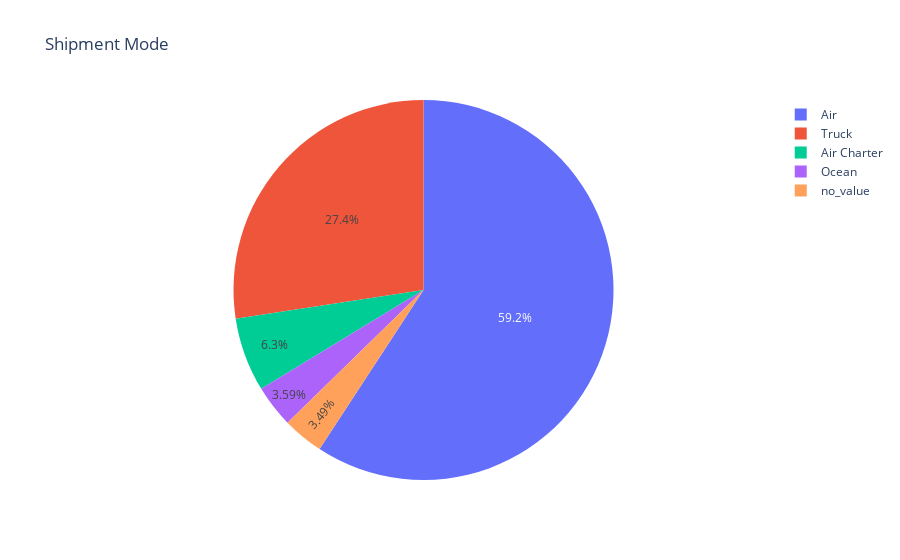

The notebook cell this image was saved under:
### Code cell
trace = go.Pie(labels=labels, values=sizes)
layout = go.Layout(title="Shipment Mode")
fig = go.Figure(data=trace, layout=layout)
py.iplot(fig)

### Figure 1 — Plotly figure (JSON) as saved in the notebook; plotly's stock layout.template omitted (floating-point values rounded to 4 significant figures)
{"data": [{"labels": ["Air", "Truck", "Air Charter", "Ocean", "no_value"], "type": "pie", "values": [59.21, 27.41, 6.296, 3.594, 3.487]}], "layout": {"title": {"text": "Shipment Mode"}}}
